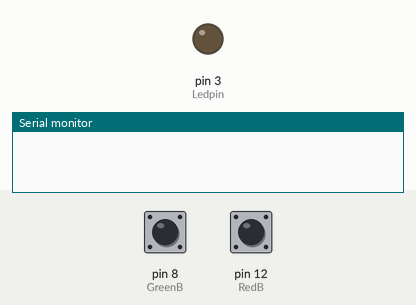
This sketch was run on a simulated Arduino Uno, built with avr-gcc and run on an emulated ATmega328P. On the bench: output pins drawn as LEDs (lit = HIGH), the last lines printed to the serial monitor. The test bench sets the inputs (shaded band); at power-on: pin 8 (GreenB) HIGH, pin 12 (RedB) HIGH.

Above: at 1.2 s.
1.3 s: pin 8 (GreenB) pulled LOW for 3.2 s
At 5.0 s:
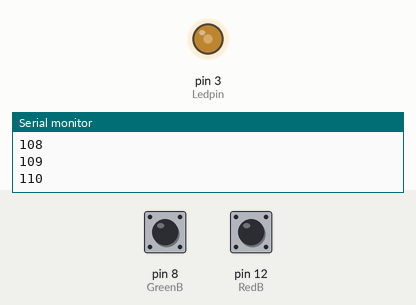
6.0 s: pin 8 (GreenB) pulled LOW for 0.15 s
At 7.1 s:
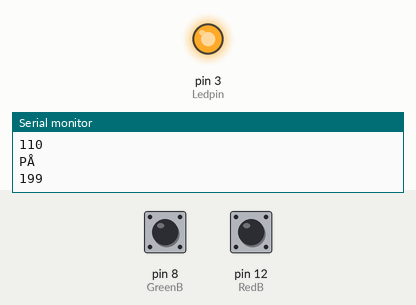
7.7 s: pin 12 (RedB) pulled LOW for 3.2 s
At 9.48 s:
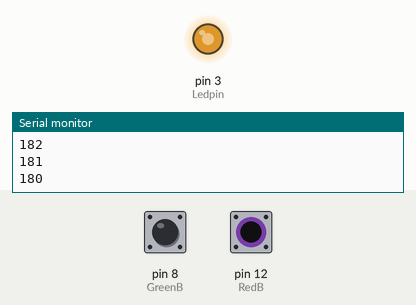
12.4 s: pin 12 (RedB) pulled LOW for 0.15 s
At 13.9 s:
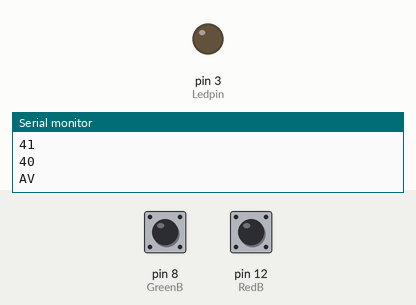
Timing chart, 0 to 15.1 s (numbered marks = the images above; inputs shaded):
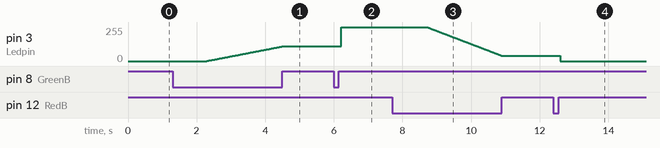

The sketch:

LED-spotlight-WORKS.ino
```cpp
/*
* Author: Erik Petersen
* Date Created 20/11/2018
* Date Modified 21/11/2018
*/

/* Forklaring av programmet
* Programmet emulerer lysbryteren i klasserommet
* Ved kort puls av på-bryter skal lyset slå seg på.
* Hvis på-knappen holdes inne i ett sekund eller mer dimmer lyset opp når knappen holdes inne.
* Av-knappen fungerer på samme måte, men på den vil lyset slukkes eller dimmes ned.
*/

//konstanter
const int Ledpin =  3;  // Pin 3 for lys
const int GreenB =  8;  // Pin 8 for på-knapp
const int RedB   = 12;  // Pin 12 for av-knapp
//Variabler
int  dim_val;

int Delay_time = 1000;

//Lagre tiden når knappene ble trykket sist ved å bruke millis()
unsigned long  ON_LASTPRESS = millis();
unsigned long  OFF_LASTPRESS = millis();

bool volatile OFF_LASTSTATE = false;
bool volatile ON_LASTSTATE  = false;

void setup() {
  pinMode (Ledpin, OUTPUT);
  pinMode (GreenB, INPUT_PULLUP); //Setter som pullup fordi da vil inputen være stabil
  pinMode (RedB,   INPUT_PULLUP);
  //Starter seriell kobling med hastighet 9600
  //Brukes for feilsøking
  Serial.begin(9600);


}

void loop() {
    //Setter currentTime til nåværende tid til den interne klokken.
    unsigned long currentTime = millis();


    //Gir lesing av input-knappene et navn.
    int ON_INC = digitalRead(GreenB);
    int OFF_DEC = digitalRead(RedB);
   //Dimme opp
  //Sjekk om ON-button er trykket
  if (ON_INC == LOW){

    //Sjekker om ON_LASTSTATE har endret seg til true
    if (!ON_LASTSTATE){
          //Setter ON_LASTPRESS til currentTime og ON_LASTSTE til true
          ON_LASTPRESS = currentTime;
          ON_LASTSTATE = true;
       }
      //Sjekker om ON-button har vært holdt nede lenge nok
      if ((currentTime - ON_LASTPRESS) >= Delay_time) {
        //Dimmer lyset opp så lenge ON-button er holdt nede etter forrige if-statement
        while (digitalRead(GreenB) == LOW && dim_val == min(dim_val, 254) && dim_val < 255)
        {
        //Dimmer opp lyset med 1 om gangen hvert 10ende millisekund så lenge while-statement er sann
        dim_val++;
        Serial.println(dim_val);
        analogWrite(Ledpin, dim_val);
        //Delay for while loop slik at lyset gradvis dimmer seg opp.
        delay(20);
        }

      }

  }
  else //Hvis ikke det over stemmer vil det under bli utført
  {
  //Sjekker om ON-button har vært holdt nede i mindre enn 500 millisekunder
  if ((currentTime - ON_LASTPRESS) < Delay_time && ON_LASTSTATE == true && dim_val <=255)
  {
    //Serial.print er blitt brukt til å feilsøke
    Serial.print("PÅ");
    Serial.println(" ");
    Serial.print(currentTime - ON_LASTPRESS);
    //Setter verdi til 255, lys på
    analogWrite(Ledpin, 255);
    //Setter dim_val til verdi 255 for at dim-ned funksjonen skal fungere når lyset er slått på
    dim_val = 255;
  }
  //Resetter ON_LASTSTATE til false
  ON_LASTSTATE = false;
  }

  //Dimme ned
    //Sjekk om OFF-button er trykket
    if (OFF_DEC == LOW){

      //Sjekker om OFF_LASTSTATE har endret seg til true
      if (!OFF_LASTSTATE){
          //Lagrer tiden for når av-knappen ble sist trykt.
          OFF_LASTPRESS = currentTime;
          OFF_LASTSTATE = true;
       }
      //Sjekker om OFF-button har vært holdt nede lenge nok
      if ((currentTime - OFF_LASTPRESS) > Delay_time && OFF_LASTSTATE == true && dim_val <=255) {
        //Dimmer lyset ned så lenge OFF-button er holdt nede etter forrige if-statement
        //While-statement looper så lenge den er sann
        while (digitalRead(RedB) == LOW && dim_val == max(dim_val, 1))
        {
        //Dimmer ned lyset med 1 om gangen hvert 10ende millisekund så lenge while-statement er sann
        dim_val--;
        Serial.println(dim_val);
        analogWrite(Ledpin, dim_val);
        //Delay for while loop slik at lyset gradvis dimmer seg opp.
        delay(10);
        }

      }
  }
  else //Hvis ikke det over stemmer vil det under bli utført
  {
  //Sjekker om OFF-button har vært holdt nede i mindre enn 500 millisekunder
  if ((currentTime - OFF_LASTPRESS) < Delay_time && OFF_LASTSTATE == true && dim_val >= 0)
  {
    //Serial.print har blitt brukt for feilsøking
    Serial.print("AV");
    Serial.println(" ");
    //Setter verdi til 0, lys av
    analogWrite(Ledpin, 0);
    dim_val = 0;
  }
  //Setter OFF_LASTSTATE til false
  OFF_LASTSTATE = false;
  }
 delay(100);
}
```

Measured:
- after the input at 1.3 s, pin 3 (Ledpin): moves from 0/255 to 110/255 over 2.2 s, starting after 1.0 s
- after the input at 6.0 s, pin 3 (Ledpin): 110/255 → 255/255 after 0.22 s
- after the input at 7.7 s, pin 3 (Ledpin): moves from 255/255 to 40/255 over 2.2 s, starting after 1.0 s
- after the input at 12.4 s, pin 3 (Ledpin): 40/255 → 0/255 after 0.21 s
